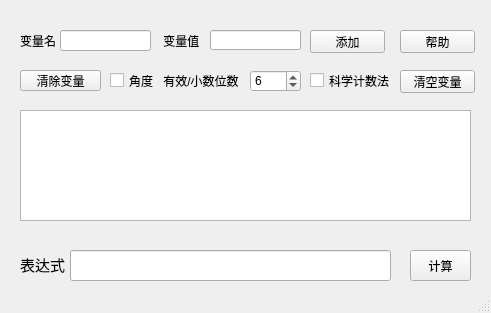
<?xml version="1.0" encoding="UTF-8"?>
<ui version="4.0">
 <class>SDF_MainWindow</class>
 <widget class="QMainWindow" name="SDF_MainWindow">
  <property name="geometry">
   <rect>
    <x>0</x>
    <y>0</y>
    <width>491</width>
    <height>313</height>
   </rect>
  </property>
  <property name="minimumSize">
   <size>
    <width>391</width>
    <height>313</height>
   </size>
  </property>
  <property name="maximumSize">
   <size>
    <width>491</width>
    <height>313</height>
   </size>
  </property>
  <property name="windowTitle">
   <string>自定义变量</string>
  </property>
  <widget class="QWidget" name="centralWidget">
   <widget class="QLineEdit" name="name">
    <property name="geometry">
     <rect>
      <x>60</x>
      <y>30</y>
      <width>91</width>
      <height>21</height>
     </rect>
    </property>
   </widget>
   <widget class="QLabel" name="label">
    <property name="geometry">
     <rect>
      <x>20</x>
      <y>20</y>
      <width>51</width>
      <height>41</height>
     </rect>
    </property>
    <property name="text">
     <string>变量名</string>
    </property>
   </widget>
   <widget class="QLabel" name="label_2">
    <property name="geometry">
     <rect>
      <x>160</x>
      <y>20</y>
      <width>51</width>
      <height>41</height>
     </rect>
    </property>
    <property name="text">
     <string> 变量值</string>
    </property>
   </widget>
   <widget class="QLineEdit" name="value">
    <property name="geometry">
     <rect>
      <x>210</x>
      <y>30</y>
      <width>91</width>
      <height>20</height>
     </rect>
    </property>
   </widget>
   <widget class="QPushButton" name="help">
    <property name="geometry">
     <rect>
      <x>400</x>
      <y>30</y>
      <width>75</width>
      <height>23</height>
     </rect>
    </property>
    <property name="text">
     <string>帮助</string>
    </property>
   </widget>
   <widget class="QPushButton" name="error">
    <property name="geometry">
     <rect>
      <x>20</x>
      <y>70</y>
      <width>81</width>
      <height>21</height>
     </rect>
    </property>
    <property name="text">
     <string>清除变量</string>
    </property>
   </widget>
   <widget class="QCheckBox" name="checkBox">
    <property name="geometry">
     <rect>
      <x>110</x>
      <y>70</y>
      <width>51</width>
      <height>21</height>
     </rect>
    </property>
    <property name="text">
     <string>角度</string>
    </property>
   </widget>
   <widget class="QCheckBox" name="checkBox_2">
    <property name="geometry">
     <rect>
      <x>310</x>
      <y>70</y>
      <width>81</width>
      <height>21</height>
     </rect>
    </property>
    <property name="text">
     <string>科学计数法</string>
    </property>
    <property name="tristate">
     <bool>true</bool>
    </property>
   </widget>
   <widget class="QLabel" name="label_3">
    <property name="geometry">
     <rect>
      <x>160</x>
      <y>70</y>
      <width>91</width>
      <height>21</height>
     </rect>
    </property>
    <property name="text">
     <string> 有效/小数位数</string>
    </property>
   </widget>
   <widget class="QPushButton" name="clear">
    <property name="geometry">
     <rect>
      <x>400</x>
      <y>70</y>
      <width>75</width>
      <height>23</height>
     </rect>
    </property>
    <property name="text">
     <string>清空变量</string>
    </property>
   </widget>
   <widget class="QSpinBox" name="floatNum">
    <property name="geometry">
     <rect>
      <x>250</x>
      <y>70</y>
      <width>51</width>
      <height>22</height>
     </rect>
    </property>
    <property name="maximum">
     <number>15</number>
    </property>
    <property name="singleStep">
     <number>1</number>
    </property>
    <property name="value">
     <number>6</number>
    </property>
   </widget>
   <widget class="QPlainTextEdit" name="plainTextEdit">
    <property name="geometry">
     <rect>
      <x>20</x>
      <y>110</y>
      <width>451</width>
      <height>111</height>
     </rect>
    </property>
    <property name="readOnly">
     <bool>true</bool>
    </property>
   </widget>
   <widget class="QLineEdit" name="expre">
    <property name="geometry">
     <rect>
      <x>70</x>
      <y>250</y>
      <width>321</width>
      <height>31</height>
     </rect>
    </property>
   </widget>
   <widget class="QLabel" name="label_4">
    <property name="geometry">
     <rect>
      <x>20</x>
      <y>249</y>
      <width>71</width>
      <height>31</height>
     </rect>
    </property>
    <property name="text">
     <string>&lt;html&gt;&lt;head/&gt;&lt;body&gt;&lt;p&gt;&lt;span style=&quot; font-size:11pt;&quot;&gt;表达式&lt;/span&gt;&lt;/p&gt;&lt;/body&gt;&lt;/html&gt;</string>
    </property>
   </widget>
   <widget class="QPushButton" name="cal">
    <property name="geometry">
     <rect>
      <x>410</x>
      <y>250</y>
      <width>61</width>
      <height>31</height>
     </rect>
    </property>
    <property name="text">
     <string>计算</string>
    </property>
   </widget>
   <widget class="QPushButton" name="pushButton">
    <property name="geometry">
     <rect>
      <x>310</x>
      <y>30</y>
      <width>75</width>
      <height>23</height>
     </rect>
    </property>
    <property name="text">
     <string>添加</string>
    </property>
   </widget>
  </widget>
  <widget class="QStatusBar" name="statusBar"/>
 </widget>
 <layoutdefault spacing="6" margin="11"/>
 <resources/>
 <connections/>
</ui>
